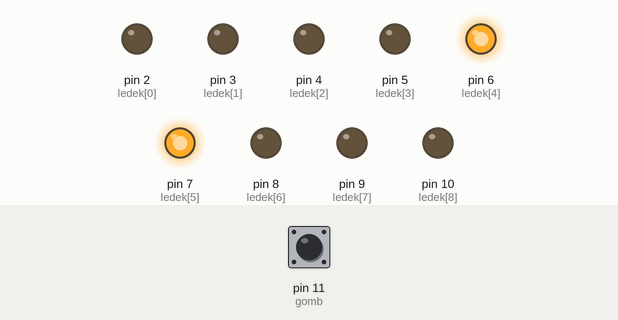
Recording of a sketch running on a simulated Arduino Uno, built with avr-gcc and run on an emulated ATmega328P. Parts: output pins drawn as LEDs (lit = HIGH). Dashed ring = blinking. Inputs (shaded band) come from the test bench; at power-on: pin 11 (gomb) HIGH.

Above: at 1.4 s.
1.5 s: pin 11 (gomb) pulled LOW for 0.35 s
At 1.87 s:
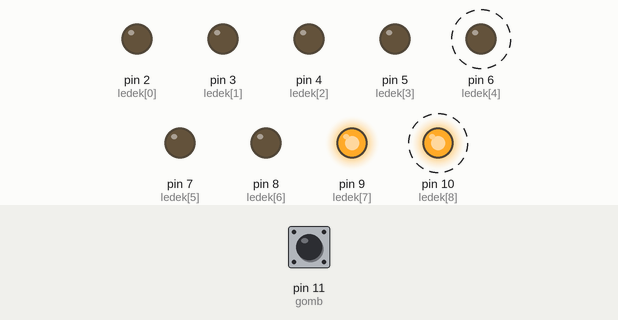
At 3.15 s:
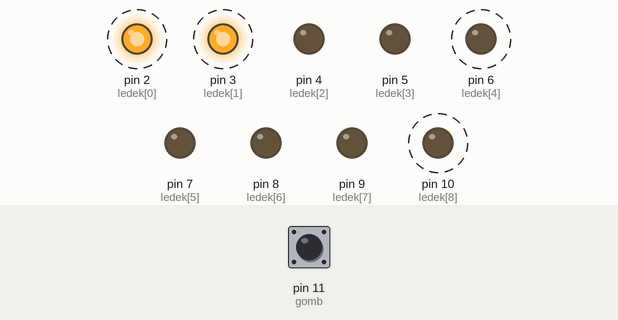
Timing chart, 0 to 10.5 s (numbered marks = the images above; inputs shaded):
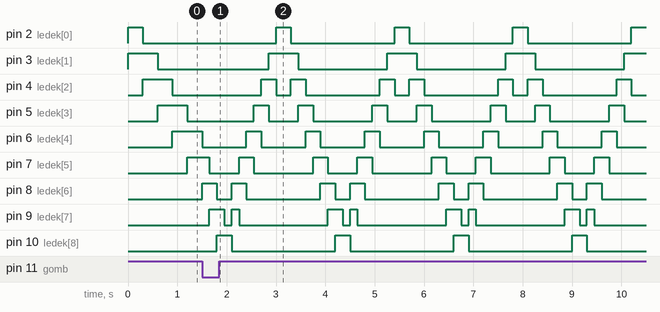

Measured:
- after the input at 1.5 s, pin 2 (ledek[0]): alternates HIGH for 0.30 s and LOW for 2.1 s, starting after 1.5 s; pin 3 (ledek[1]): alternates HIGH for 0.60 s and LOW for 1.8 s, starting after 1.4 s
- by itself, pin 4 (ledek[2]), pin 8 (ledek[6]): repeats every 2.4 s: LOW 0.30 s, HIGH 0.30 s, LOW 1.5 s, HIGH 0.30 s
- by itself, pin 5 (ledek[3]): repeats every 2.4 s: LOW 0.60 s, HIGH 0.30 s, LOW 1.2 s, HIGH 0.30 s
- by itself, pin 7 (ledek[5]): repeats every 2.4 s: HIGH 0.30 s, LOW 1.2 s, HIGH 0.30 s, LOW 0.60 s
- by itself, pin 9 (ledek[7]): repeats every 2.4 s: LOW 0.15 s, HIGH 0.15 s, LOW 1.8 s, HIGH 0.30 s

The sketch:

futofeny.ino
```cpp
int ledek[]={2,3,4,5,6,7,8,9,10};

int db=9;

int gomb=11;

int sebessegek[]={300, 150, 80};
int mod=0;
bool gombKorabban=HIGH;

void setup()
{
  for(int i=0; i<db; i++)
  {
    pinMode(ledek[i], OUTPUT);
  }
 pinMode(gomb, INPUT_PULLUP);

}

void mindenKi()
{
for(int i=0; i<db; i++)
  {
    digitalWrite(ledek[i], LOW);
  }

}

void gombKezelo()
{
 bool gombJelenleg=digitalRead(gomb);

  if(gombKorabban == HIGH && gombJelenleg== LOW)
  {
    mod++;

    if(mod > 2)
    {
      mod = 0;
    }


  }

  gombKorabban=gombJelenleg;


}


void loop()
{
  for(int i=0; i<db; i++)
  {
    gombKezelo();

    mindenKi();

    digitalWrite(ledek[i], HIGH);
    digitalWrite(ledek[i+1], HIGH);

    delay(sebessegek[mod]);


  }
   for(int i=db-2; i>0; i--)
  {
    gombKezelo();

    mindenKi();

    digitalWrite(ledek[i], HIGH);
    digitalWrite(ledek[i-1], HIGH);

    delay(sebessegek[mod]);

  }


}
```
